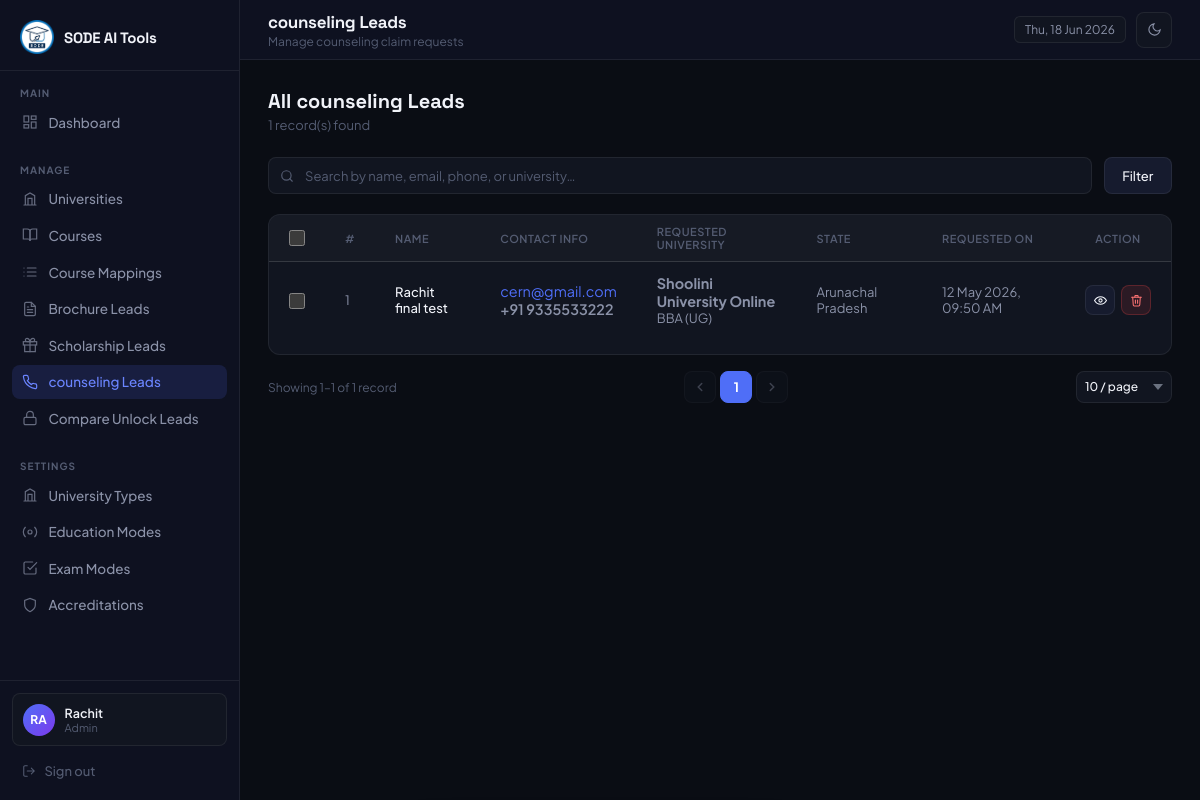
Screenshot of /admin/counseling_leads.php (signed in) with the database file from the repository.
### tables this page shows
CREATE TABLE `counseling_leads` (
  `id` int(11) NOT NULL,
  `name` varchar(255) NOT NULL,
  `email` varchar(255) NOT NULL,
  `country_code` varchar(10) NOT NULL DEFAULT '+91',
  `phone` varchar(50) NOT NULL,
  `course` varchar(255) NOT NULL,
  `state` varchar(100) NOT NULL,
  `uni_name` varchar(255) DEFAULT NULL,
  `page_url` text DEFAULT NULL,
  `user_ip` varchar(45) NOT NULL,
  `created_at` timestamp NOT NULL DEFAULT current_timestamp()
);

### includes/helpers.php (called while the page is built, shortened)
<?php
function e(mixed $val): string {
    return htmlspecialchars((string)$val, ENT_QUOTES, 'UTF-8');
}

### admin/counseling_leads.php (the view, shortened to what this page needs)
<?php
require_once '../includes/db.php';
require_once '../includes/helpers.php';
$search = trim($_GET['search'] ?? '');
$where = ["1 = 1"];
$params = [];
$sql = "SELECT id, name, email, country_code, phone, course, state, uni_name, page_url, user_ip, created_at
        FROM counseling_leads
        WHERE " . implode(' AND ', $where) . "
        ORDER BY created_at DESC";
try {
    $stmt = $pdo->prepare($sql);
    $stmt->execute($params);
    $leads = $stmt->fetchAll(PDO::FETCH_ASSOC);
} catch (PDOException $e) {
    $leads = [];
    if($e->getCode() == '42S02') {
        $table_missing = true;
    }
}
?>
<!DOCTYPE html>
<html lang="en">
<head>
</head>
<body>
  <?php require_once __DIR__ . '/includes/sidebar.php'; ?>
  <main class="main">
    <?php require_once __DIR__ . '/includes/topbar.php'; ?>
    <div class="content">
      <div class="page-header">
        <div>
          <h3>All counseling Leads</h3>
          <p><?= count($leads) ?> record(s) found</p>
        </div>
      </div>
      <div class="search-bar">
        <form method="GET" style="display:contents;">
          <div class="search-input-wrap" style="flex:1;">
            <input type="text" name="search" placeholder="Search by name, email, phone, or university…" value="<?= e($search) ?>" style="width:100%;">
          </div>
          <button type="submit" class="btn btn-secondary">Filter</button>
        </form>
      </div>
      <div class="panel">
        <div class="table-responsive">
          <table data-paginate>
          <thead>
            <tr>
              <th style="width:40px;"><input type="checkbox" class="bulk-cb" id="bulkSelectAll" title="Select All"></th>
              <th style="width:50px;">#</th>
              <th>Name</th>
              <th>Contact Info</th>
              <th>Requested University</th>
              <th>State</th>
              <th>Requested On</th>
              <th style="width:80px; text-align:center;">Action</th>
            </tr>
          </thead>
          <tbody>
            <?php if ($leads): ?>
              <?php foreach ($leads as $i => $l): ?>
                <tr>
                  <td><input type="checkbox" class="bulk-cb bulk-row-cb" value="<?= $l['id'] ?>"></td>
                  <td data-label="#"> <?= $i + 1 ?> </td>
                  <td data-label="Name">
                      <div class="cell-name"><?= e($l['name']) ?></div>
                  </td>
                  <td data-label="Contact">
                      <div style="font-size:0.9rem;">
                          <div style="color:var(--accent);"><?= e($l['email']) ?></div>
                          <div style="color:var(--text-m); font-weight:600;"><?= e($l['country_code']) ?> <?= e($l['phone']) ?></div>
                      </div>
                  </td>
                  <td data-label="University">
                      <strong style="color:var(--accent-blue); font-size:0.9rem;"><?= e($l['uni_name'] ?: 'N/A') ?></strong><br>
                      <span style="font-size:0.8rem; color:var(--text-m);"><?= e($l['course']) ?></span>
                  </td>
                  <td data-label="State"><?= e($l['state']) ?></td>
                  <td data-label="Requested On"><?= date('d M Y, h:i A', strtotime($l['created_at'])) ?></td>
                  <td data-label="Action">
                    <div class="action-col" style="justify-content:center;">
                      <a href="counseling_lead_view.php?id=<?= $l['id'] ?>" class="btn btn-secondary btn-sm btn-icon" title="View Details">
                        <svg width="13" height="13" viewBox="0 0 24 24" fill="none" stroke="currentColor" stroke-width="2" stroke-linecap="round"><path d="M1 12s4-7 11-7 11 7 11 7-4 7-11 7S1 12 1 12z" /><circle cx="12" cy="12" r="3" /></svg>
                      </a>
                      <form method="POST" style="display:inline;">
                        <button type="submit" class="btn btn-danger btn-sm btn-icon" title="Delete Lead" data-confirm="Delete counseling lead for '<?= e($l['name']) ?>'? This cannot be undone.">
                           <svg width="13" height="13" viewBox="0 0 24 24" fill="none" stroke="currentColor" stroke-width="2" stroke-linecap="round"><polyline points="3 6 5 6 21 6" /><path d="M19 6l-1 14a2 2 0 0 1-2 2H8a2 2 0 0 1-2-2L5 6" /><path d="M10 11v6M14 11v6" /><path d="M9 6V4a1 1 0 0 1 1-1h4a1 1 0 0 1 1 1v2" /></svg>
                        </button>
                      </form>
                    </div>
                  </td>
                </tr>
              <?php endforeach; ?>
            <?php endif; ?>
          </tbody>
          </table>
        </div>
      </div>
      <div class="pagination-wrap" id="paginationWrap" data-perpage="10">
        <span class="pagination-info" id="paginationInfo"></span>
        <div class="pagination-controls" id="paginationControls"></div>
        <div class="pg-perpage-wrap">
          <select class="pg-perpage-select" id="pgPerPage">
            <option value="10">10 / page</option>
          </select>
        </div>
      </div>
    </div>
  </main>
</body>
</html>

### admin/includes/layout_head.php (style rules this page uses)
*, *::before, *::after { box-sizing: border-box; margin: 0; padding: 0; }
:root { color-scheme: dark; --bg: #0a0d14; --sidebar: #0e1120; --surface: #111520; --surface-h: #161b2e; --border: rgba(255, 255, 255, 0.07); --border-h: rgba(255, 255, 255, 0.13); --accent: #4f6ef7; --accent-h: #6b85ff; --accent-g: #7c3aed; --text: #f1f3f9; --text-m: #8b92a8; --text-s: #545c72; --success: #22c55e; --warning: #f59e0b; --danger: #ef4444; --radius: 12px; --radius-sm: 8px; --sidebar-w: 240px; }
select option { background: var(--surface); color: var(--text); }
body { font-family: 'Plus Jakarta Sans', sans-serif; background: var(--bg); color: var(--text); display: flex; min-height: 100vh; font-size: 14px; transition: background 0.2s, color 0.2s; overflow-x: hidden; }
.main { margin-left: var(--sidebar-w); flex: 1; display: flex; flex-direction: column; min-height: 100vh; min-width: 0; }
.content { padding: 1.75rem; flex: 1; min-width: 0; max-width: 100%; overflow-x: hidden; }
.panel { background: var(--surface); border: 1px solid var(--border); border-radius: var(--radius); overflow: hidden; }
table { width: 100%; border-collapse: collapse; }
table th { padding: 0.625rem 1.25rem; font-size: 11px; font-weight: 600; letter-spacing: 0.5px; text-transform: uppercase; color: var(--text-s); text-align: left; border-bottom: 1px solid var(--border); background: rgba(255, 255, 255, 0.02); }
table td { padding: 0.75rem 1.25rem; font-size: 13px; border-bottom: 1px solid var(--border); color: var(--text-m); }
table tr:last-child td { border-bottom: none; }
table td .cell-name { color: var(--text); font-weight: 500; }
.table-responsive, .table-scroll { width: 100%; margin-bottom: 1rem; border-radius: var(--radius-sm); }
.table-responsive table, .table-scroll table { min-width: 100%; }
.table-responsive table th, .table-scroll table th, .table-responsive table td, .table-scroll table td { white-space: normal; }
.btn { display: inline-flex; align-items: center; gap: 7px; padding: 0.6rem 1.1rem; border-radius: var(--radius-sm); font-size: 13px; font-weight: 500; font-family: inherit; cursor: pointer; transition: opacity 0.2s, transform 0.15s, background 0.15s; text-decoration: none; border: 1px solid transparent; }
.btn-secondary { background: var(--surface-h); color: var(--text); border-color: var(--border); }
.btn-danger { background: rgba(239, 68, 68, 0.12); color: #f87171; border-color: rgba(239, 68, 68, 0.25); }
.btn-sm { padding: 0.35rem 0.7rem; font-size: 12px; }
.btn-icon { padding: 0.4rem; width: 30px; height: 30px; justify-content: center; }
.page-header { display: flex; align-items: center; justify-content: space-between; margin-bottom: 1.5rem; }
.page-header h3 { font-family: 'Space Grotesk', sans-serif; font-size: 20px; font-weight: 700; }
.page-header p { font-size: 13px; color: var(--text-s); margin-top: 3px; }
.search-bar { display: flex; gap: 0.75rem; margin-bottom: 1.25rem; flex-wrap: wrap; align-items: center; }
.search-input-wrap { position: relative; flex: 1; min-width: 200px; }
.search-input-wrap input { width: 100%; padding: 0.6rem 0.875rem 0.6rem 2.25rem; background: var(--surface); border: 1px solid var(--border); border-radius: var(--radius-sm); font-size: 13px; font-family: inherit; color: var(--text); outline: none; transition: border-color 0.2s; }
.search-input-wrap input::placeholder { color: var(--text-s); }
.action-col { display: flex; gap: 6px; align-items: center; }
.bulk-cb { width: 16px; height: 16px; accent-color: var(--accent); cursor: pointer; vertical-align: middle; }
.pagination-wrap { display: flex; align-items: center; justify-content: space-between; flex-wrap: wrap; gap: 0.75rem; padding: 1rem 0 0.25rem; }
.pagination-info { font-size: 12px; color: var(--text-s); }
.pagination-controls { display: flex; align-items: center; gap: 4px; }
.pg-perpage-wrap { display: flex; align-items: center; gap: 6px; font-size: 12px; color: var(--text-s); }
.pg-perpage-select { background: var(--surface); border: 1px solid var(--border); border-radius: 8px; color: var(--text); font-size: 12px; font-family: inherit; font-weight: 500; padding: 4px 24px 4px 8px; height: 32px; cursor: pointer; appearance: none; -webkit-appearance: none; background-repeat: no-repeat; background-position: right 8px center; outline: none; transition: border-color 0.18s; }

### rows the page displays
counseling_leads: name "Rachit final test", email "cern@gmail.com", country_code "+91", phone "9335533222", uni_name "Shoolini University Online", course "BBA (UG)", state "Arunachal Pradesh", created_at "12 May 2026, 09:50 AM"

### other values shown
substr($_SESSION['admin_name'], 0, 2) "RA"
$_SESSION['admin_name'] "Rachit"
$_SESSION['admin_role'] "Admin"
$page_title "counseling Leads"
$page_subtitle "Manage counseling claim requests"
